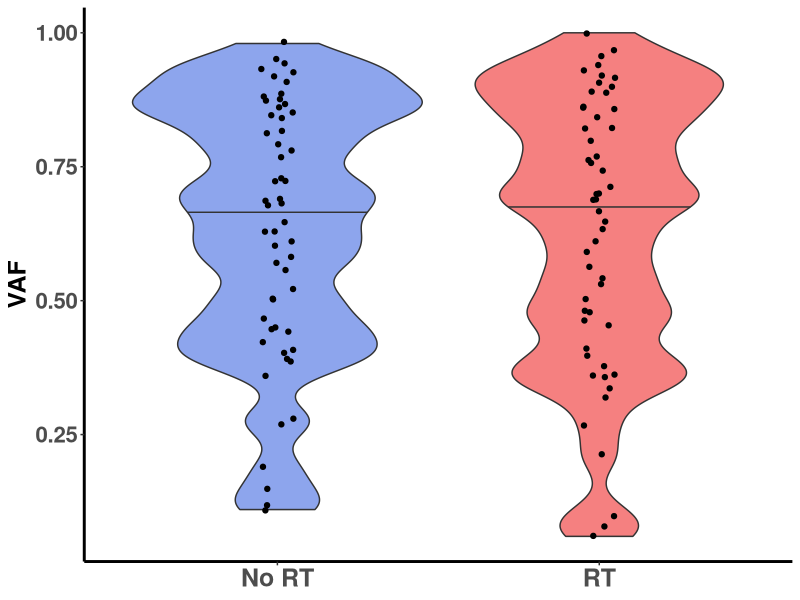

Here is the R script that generated this plot:
#Load required libraries
library(readxl)
library(openxlsx)
library(RColorBrewer)
library(tidyverse)

#Set the working directory
setwd("/Users/pettya/Desktop/R Analysis")

##Read in filtered (no Stage IV or chemo) and compiled endometrial TP53 TCGA dataset
endometrial <- read_xlsx("Final TCGA with p53 and RT annotation - R.xlsx", 1)

##Change RT variable and convert to factor
endometrial$Radiation.Therapy <- ifelse(endometrial$Radiation.Therapy == "Yes", "RT", "No RT")
names(endometrial)[22] <- "RT"
endometrial$RT <- factor(endometrial$RT)

##Remove TP53 WT patients and convert Allelic Frequency to numeric
endometrial <- endometrial[which(endometrial$Allele.Freq..T. != "WT"),]
endometrial$Allele.Freq..T. <- as.numeric(endometrial$Allele.Freq..T.)

##Violin plot of VAF vs RT
pVAF <- ggplot(endometrial, aes(x= RT, y= Allele.Freq..T.))
pVAF <- pVAF + geom_violin(aes(fill= RT), draw_quantiles = c(0.5), scale= "count", adjust= 0.3) + theme_classic() + labs(title= NULL, x= NULL, y= "VAF")
pVAF <- pVAF + geom_jitter(width= 0.05)  
pVAF <- pVAF + theme(panel.grid.minor.y = element_blank()) +
  theme(legend.position = "none") + scale_fill_manual(values= alpha(c("royalblue", "firebrick2"), 0.6)) +
  theme(axis.title.y = element_text(size= 18, face= "bold"), axis.line= element_line(size= 1)) + 
  theme(axis.text.x = element_text(size = 18, face= "bold"), axis.text.y = element_text(size = 16, face= "bold")) 

##Save violin plot to jpeg file
jpeg("VAF vs RT violin, TCGA, white background.jpeg", width= 720, height= 720, units= "px", res= 150)
print(pVAF)
dev.off()


